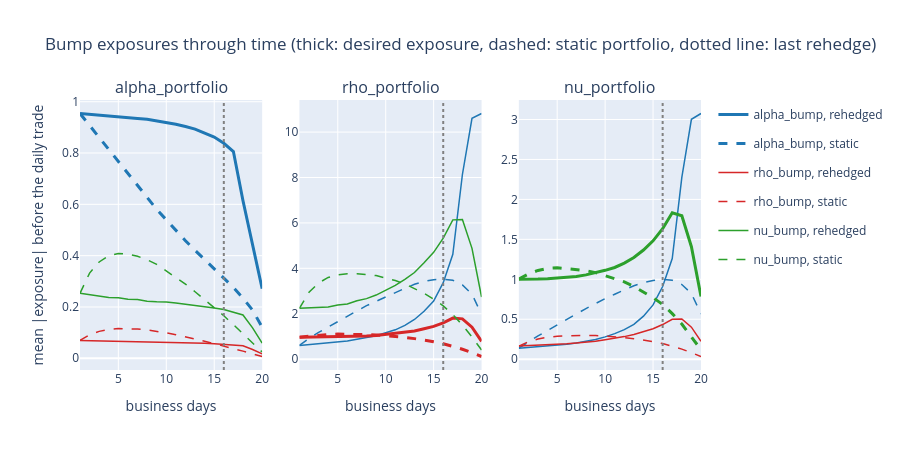
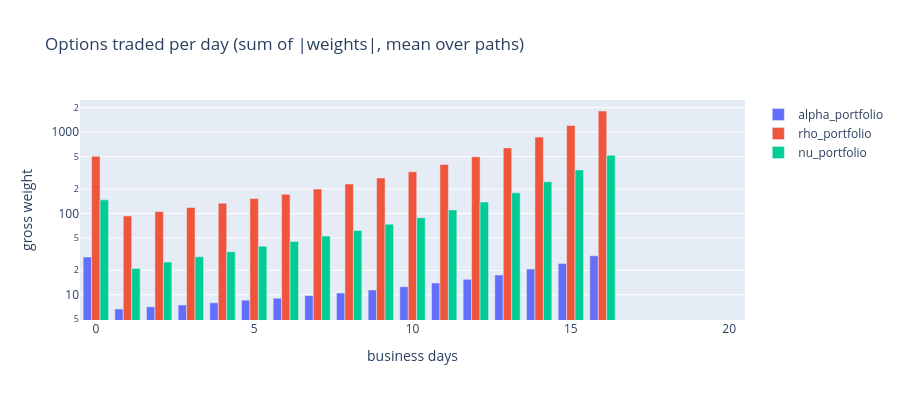

Notebook cell for these charts, in order:
### Code cell
# Realized = implied: static portfolios vs portfolios rehedged every day with the trading portfolio
static_pnl, static_exposures, _ = backtest_rehedged(rehedge=False)
rehedged_pnl, rehedged_exposures, gross_traded = backtest_rehedged()

display(pd.concat({
    "static": pd.DataFrame({"mean": static_pnl.mean(), "std_error": static_pnl.sem(), "std": static_pnl.std()}),
    "rehedged": pd.DataFrame({"mean": rehedged_pnl.mean(), "std_error": rehedged_pnl.sem(), "std": rehedged_pnl.std()}),
}, axis=1))

# Exposure of each book before the daily trade (mean over paths of the absolute value): the rehedged book only carries
# one day of drift on the two undesired bumps, the static book drifts freely
fig = make_subplots(rows=1, cols=3, subplot_titles=list(weights.columns), horizontal_spacing=0.06)
bump_colors = {"alpha": "#1f77b4", "rho": "#d62728", "nu": "#2ca02c"}
days = np.arange(n_steps)
for j, ptf in enumerate(weights.columns):
    for b, bump in enumerate(bump_names):
        own = ptf.startswith(bump)
        for label, exposures, dash in (("rehedged", rehedged_exposures, "solid"), ("static", static_exposures, "dash")):
            fig.add_trace(
                go.Scatter(
                    x=days[1:], y=exposures[1:, b, j], mode="lines", name=f"{bump}_bump, {label}",
                    legendgroup=f"{bump}{label}", showlegend=j == 0,
                    line=dict(color=bump_colors[bump], dash=dash, width=3 if own else 1.5),
                ),
                row=1, col=j + 1,
            )
    fig.add_vline(x=n_steps - last_rehedge_days_to_expiry, line_dash="dot", line_color="grey", row=1, col=j + 1)
fig.update_xaxes(title_text="business days")
fig.update_yaxes(title_text="mean |exposure| before the daily trade", col=1)
fig.update_layout(
    title="Bump exposures through time (thick: desired exposure, dashed: static portfolio, dotted line: last rehedge)", height=450,
)
fig.show()

# Size of the daily trades: sum of |weights| of the 3 options traded, mean over paths (day 0 = initial portfolio)
fig = go.Figure([go.Bar(x=gross_traded.index, y=gross_traded[ptf], name=ptf) for ptf in weights.columns])
fig.update_layout(title="Options traded per day (sum of |weights|, mean over paths)", xaxis_title="business days",
                  yaxis_title="gross weight", yaxis_type="log", barmode="group", height=400)
fig.show()

### Figure 1 — Plotly figure (JSON) as saved in the notebook; plotly's stock layout.template omitted (floating-point values rounded to 4 significant figures)
{"data": [{"legendgroup": "alpharehedged", "line": {"color": "#1f77b4", "dash": "solid", "width": 3}, "mode": "lines", "name": "alpha_bump, rehedged", "showlegend": true, "type": "scatter", "x": [1, 2, 3, 4, 5, 6, 7, 8, 9, 10, 11, 12, 13, 14, 15, 16, 17, 18, 19, 20], "xaxis": "x", "y": [0.9541, 0.9513, 0.9491, 0.9461, 0.9424, 0.9396, 0.935, 0.9314, 0.9257, 0.919, 0.912, 0.9032, 0.8934, 0.8775, 0.8624, 0.838, 0.8057, 0.614, 0.4376, 0.2711], "yaxis": "y"}, {"legendgroup": "alphastatic", "line": {"color": "#1f77b4", "dash": "dash", "width": 3}, "mode": "lines", "name": "alpha_bump, static", "showlegend": true, "type": "scatter", "x": [1, 2, 3, 4, 5, 6, 7, 8, 9, 10, 11, 12, 13, 14, 15, 16, 17, 18, 19, 20], "xaxis": "x", "y": [0.9541, 0.9072, 0.8608, 0.8135, 0.7662, 0.7187, 0.6733, 0.6266, 0.5805, 0.5397, 0.4975, 0.4583, 0.4212, 0.3841, 0.3479, 0.3123, 0.2762, 0.2346, 0.1879, 0.1209], "yaxis": "y"}, {"legendgroup": "rhorehedged", "line": {"color": "#d62728", "dash": "solid", "width": 1.5}, "mode": "lines", "name": "rho_bump, rehedged", "showlegend": true, "type": "scatter", "x": [1, 2, 3, 4, 5, 6, 7, 8, 9, 10, 11, 12, 13, 14, 15, 16, 17, 18, 19, 20], "xaxis": "x", "y": [0.06961, 0.0689, 0.06791, 0.06665, 0.0668, 0.0654, 0.06505, 0.06361, 0.06307, 0.06284, 0.06174, 0.06044, 0.05917, 0.0584, 0.05645, 0.05454, 0.05166, 0.04864, 0.03417, 0.01702], "yaxis": "y"}, {"legendgroup": "rhostatic", "line": {"color": "#d62728", "dash": "dash", "width": 1.5}, "mode": "lines", "name": "rho_bump, static", "showlegend": true, "type": "scatter", "x": [1, 2, 3, 4, 5, 6, 7, 8, 9, 10, 11, 12, 13, 14, 15, 16, 17, 18, 19, 20], "xaxis": "x", "y": [0.06961, 0.09197, 0.1048, 0.1125, 0.1157, 0.116, 0.114, 0.1106, 0.1058, 0.09893, 0.09188, 0.08392, 0.07514, 0.06607, 0.057, 0.04798, 0.03799, 0.02791, 0.01729, 0.006943], "yaxis": "y"}, {"legendgroup": "nurehedged", "line": {"color": "#2ca02c", "dash": "solid", "width": 1.5}, "mode": "lines", "name": "nu_bump, rehedged", "showlegend": true, "type": "scatter", "x": [1, 2, 3, 4, 5, 6, 7, 8, 9, 10, 11, 12, 13, 14, 15, 16, 17, 18, 19, 20], "xaxis": "x", "y": [0.2532, 0.2487, 0.2432, 0.2371, 0.2364, 0.2301, 0.2289, 0.2227, 0.2203, 0.2196, 0.2152, 0.2108, 0.2065, 0.2035, 0.1963, 0.1899, 0.1799, 0.1687, 0.1186, 0.05931], "yaxis": "y"}, {"legendgroup": "nustatic", "line": {"color": "#2ca02c", "dash": "dash", "width": 1.5}, "mode": "lines", "name": "nu_bump, static", "showlegend": true, "type": "scatter", "x": [1, 2, 3, 4, 5, 6, 7, 8, 9, 10, 11, 12, 13, 14, 15, 16, 17, 18, 19, 20], "xaxis": "x", "y": [0.2532, 0.332, 0.3754, 0.3998, 0.4082, 0.4063, 0.3975, 0.384, 0.3658, 0.3414, 0.3167, 0.2892, 0.2592, 0.2282, 0.1968, 0.1657, 0.1312, 0.09662, 0.05999, 0.02415], "yaxis": "y"}, {"legendgroup": "alpharehedged", "line": {"color": "#1f77b4", "dash": "solid", "width": 1.5}, "mode": "lines", "name": "alpha_bump, rehedged", "showlegend": false, "type": "scatter", "x": [1, 2, 3, 4, 5, 6, 7, 8, 9, 10, 11, 12, 13, 14, 15, 16, 17, 18, 19, 20], "xaxis": "x2", "y": [0.6036, 0.6437, 0.6659, 0.7015, 0.7533, 0.8014, 0.8735, 0.95, 1.033, 1.16, 1.29, 1.484, 1.747, 2.11, 2.557, 3.368, 4.617, 8.132, 10.6, 10.82], "yaxis": "y2"}, {"legendgroup": "alphastatic", "line": {"color": "#1f77b4", "dash": "dash", "width": 1.5}, "mode": "lines", "name": "alpha_bump, static", "showlegend": false, "type": "scatter", "x": [1, 2, 3, 4, 5, 6, 7, 8, 9, 10, 11, 12, 13, 14, 15, 16, 17, 18, 19, 20], "xaxis": "x2", "y": [0.6036, 0.913, 1.175, 1.419, 1.663, 1.893, 2.123, 2.355, 2.553, 2.757, 2.941, 3.118, 3.294, 3.418, 3.501, 3.52, 3.475, 3.27, 2.859, 1.968], "yaxis": "y2"}, {"legendgroup": "rhorehedged", "line": {"color": "#d62728", "dash": "solid", "width": 3}, "mode": "lines", "name": "rho_bump, rehedged", "showlegend": false, "type": "scatter", "x": [1, 2, 3, 4, 5, 6, 7, 8, 9, 10, 11, 12, 13, 14, 15, 16, 17, 18, 19, 20], "xaxis": "x2", "y": [0.9666, 0.9713, 0.9707, 0.9733, 0.9808, 0.9907, 1.009, 1.023, 1.046, 1.089, 1.125, 1.179, 1.238, 1.34, 1.441, 1.6, 1.806, 1.774, 1.406, 0.7854], "yaxis": "y2"}, {"legendgroup": "rhostatic", "line": {"color": "#d62728", "dash": "dash", "width": 3}, "mode": "lines", "name": "rho_bump, static", "showlegend": false, "type": "scatter", "x": [1, 2, 3, 4, 5, 6, 7, 8, 9, 10, 11, 12, 13, 14, 15, 16, 17, 18, 19, 20], "xaxis": "x2", "y": [0.9666, 1.017, 1.059, 1.087, 1.103, 1.104, 1.095, 1.079, 1.066, 1.034, 1.002, 0.9579, 0.9026, 0.8387, 0.7643, 0.6778, 0.5649, 0.435, 0.2809, 0.1156], "yaxis": "y2"}, {"legendgroup": "nurehedged", "line": {"color": "#2ca02c", "dash": "solid", "width": 1.5}, "mode": "lines", "name": "nu_bump, rehedged", "showlegend": false, "type": "scatter", "x": [1, 2, 3, 4, 5, 6, 7, 8, 9, 10, 11, 12, 13, 14, 15, 16, 17, 18, 19, 20], "xaxis": "x2", "y": [2.238, 2.248, 2.269, 2.294, 2.384, 2.432, 2.569, 2.665, 2.821, 3.039, 3.246, 3.509, 3.814, 4.248, 4.702, 5.332, 6.133, 6.145, 4.879, 2.736], "yaxis": "y2"}, {"legendgroup": "nustatic", "line": {"color": "#2ca02c", "dash": "dash", "width": 1.5}, "mode": "lines", "name": "nu_bump, static", "showlegend": false, "type": "scatter", "x": [1, 2, 3, 4, 5, 6, 7, 8, 9, 10, 11, 12, 13, 14, 15, 16, 17, 18, 19, 20], "xaxis": "x2", "y": [2.238, 2.944, 3.352, 3.599, 3.715, 3.757, 3.761, 3.729, 3.679, 3.567, 3.462, 3.311, 3.118, 2.897, 2.643, 2.347, 1.954, 1.507, 0.9749, 0.4022], "yaxis": "y2"}, {"legendgroup": "alpharehedged", "line": {"color": "#1f77b4", "dash": "solid", "width": 1.5}, "mode": "lines", "name": "alpha_bump, rehedged", "showlegend": false, "type": "scatter", "x": [1, 2, 3, 4, 5, 6, 7, 8, 9, 10, 11, 12, 13, 14, 15, 16, 17, 18, 19, 20], "xaxis": "x3", "y": [0.1383, 0.1473, 0.1531, 0.1638, 0.1735, 0.1871, 0.2042, 0.2244, 0.2465, 0.2798, 0.3198, 0.3703, 0.4359, 0.5389, 0.6796, 0.9093, 1.26, 2.276, 3.003, 3.075], "yaxis": "y3"}, {"legendgroup": "alphastatic", "line": {"color": "#1f77b4", "dash": "dash", "width": 1.5}, "mode": "lines", "name": "alpha_bump, static", "showlegend": false, "type": "scatter", "x": [1, 2, 3, 4, 5, 6, 7, 8, 9, 10, 11, 12, 13, 14, 15, 16, 17, 18, 19, 20], "xaxis": "x3", "y": [0.1383, 0.2186, 0.2919, 0.3595, 0.4311, 0.5001, 0.5666, 0.6337, 0.6974, 0.7592, 0.8133, 0.8677, 0.9193, 0.9598, 0.9858, 0.9976, 0.9894, 0.9347, 0.8219, 0.5667], "yaxis": "y3"}, {"legendgroup": "rhorehedged", "line": {"color": "#d62728", "dash": "solid", "width": 1.5}, "mode": "lines", "name": "rho_bump, rehedged", "showlegend": false, "type": "scatter", "x": [1, 2, 3, 4, 5, 6, 7, 8, 9, 10, 11, 12, 13, 14, 15, 16, 17, 18, 19, 20], "xaxis": "x3", "y": [0.1642, 0.1683, 0.1726, 0.1769, 0.1862, 0.1921, 0.2034, 0.2125, 0.2261, 0.2439, 0.2614, 0.2828, 0.3082, 0.3438, 0.3817, 0.4336, 0.4997, 0.5045, 0.4013, 0.2246], "yaxis": "y3"}, {"legendgroup": "rhostatic", "line": {"color": "#d62728", "dash": "dash", "width": 1.5}, "mode": "lines", "name": "rho_bump, static", "showlegend": false, "type": "scatter", "x": [1, 2, 3, 4, 5, 6, 7, 8, 9, 10, 11, 12, 13, 14, 15, 16, 17, 18, 19, 20], "xaxis": "x3", "y": [0.1642, 0.2191, 0.2528, 0.2749, 0.2873, 0.2936, 0.2967, 0.2972, 0.2957, 0.2887, 0.2821, 0.2714, 0.2569, 0.2398, 0.2197, 0.1958, 0.1637, 0.1264, 0.08197, 0.03385], "yaxis": "y3"}, {"legendgroup": "nurehedged", "line": {"color": "#2ca02c", "dash": "solid", "width": 3}, "mode": "lines", "name": "nu_bump, rehedged", "showlegend": false, "type": "scatter", "x": [1, 2, 3, 4, 5, 6, 7, 8, 9, 10, 11, 12, 13, 14, 15, 16, 17, 18, 19, 20], "xaxis": "x3", "y": [1.002, 0.9986, 1.003, 1.008, 1.018, 1.022, 1.036, 1.055, 1.08, 1.112, 1.148, 1.203, 1.274, 1.367, 1.482, 1.634, 1.833, 1.795, 1.408, 0.7853], "yaxis": "y3"}, {"legendgroup": "nustatic", "line": {"color": "#2ca02c", "dash": "dash", "width": 3}, "mode": "lines", "name": "nu_bump, static", "showlegend": false, "type": "scatter", "x": [1, 2, 3, 4, 5, 6, 7, 8, 9, 10, 11, 12, 13, 14, 15, 16, 17, 18, 19, 20], "xaxis": "x3", "y": [1.002, 1.068, 1.111, 1.137, 1.144, 1.136, 1.126, 1.11, 1.083, 1.047, 1.012, 0.9677, 0.9108, 0.8455, 0.7705, 0.6848, 0.5705, 0.4402, 0.2855, 0.118], "yaxis": "y3"}], "layout": {"annotations": [{"font": {"size": 16}, "showarrow": false, "text": "alpha_portfolio", "x": 0.1467, "xanchor": "center", "xref": "paper", "y": 1, "yanchor": "bottom", "yref": "paper"}, {"font": {"size": 16}, "showarrow": false, "text": "rho_portfolio", "x": 0.5, "xanchor": "center", "xref": "paper", "y": 1, "yanchor": "bottom", "yref": "paper"}, {"font": {"size": 16}, "showarrow": false, "text": "nu_portfolio", "x": 0.8533, "xanchor": "center", "xref": "paper", "y": 1, "yanchor": "bottom", "yref": "paper"}], "height": 450, "shapes": [{"line": {"color": "grey", "dash": "dot"}, "type": "line", "x0": 16, "x1": 16, "xref": "x", "y0": 0, "y1": 1, "yref": "y domain"}, {"line": {"color": "grey", "dash": "dot"}, "type": "line", "x0": 16, "x1": 16, "xref": "x2", "y0": 0, "y1": 1, "yref": "y2 domain"}, {"line": {"color": "grey", "dash": "dot"}, "type": "line", "x0": 16, "x1": 16, "xref": "x3", "y0": 0, "y1": 1, "yref": "y3 domain"}], "title": {"text": "Bump exposures through time (thick: desired exposure, dashed: static portfolio, dotted line: last rehedge)"}, "xaxis": {"anchor": "y", "domain": [0, 0.2933], "title": {"text": "business days"}}, "xaxis2": {"anchor": "y2", "domain": [0.3533, 0.6467], "title": {"text": "business days"}}, "xaxis3": {"anchor": "y3", "domain": [0.7067, 1], "title": {"text": "business days"}}, "yaxis": {"anchor": "x", "domain": [0, 1], "title": {"text": "mean |exposure| before the daily trade"}}, "yaxis2": {"anchor": "x2", "domain": [0, 1]}, "yaxis3": {"anchor": "x3", "domain": [0, 1]}}}

### Figure 2 — Plotly figure (JSON) as saved in the notebook; plotly's stock layout.template omitted (floating-point values rounded to 4 significant figures)
{"data": [{"name": "alpha_portfolio", "type": "bar", "x": [0, 1, 2, 3, 4, 5, 6, 7, 8, 9, 10, 11, 12, 13, 14, 15, 16, 17, 18, 19, 20], "y": [29.21, 6.694, 7.141, 7.512, 7.965, 8.6, 9.085, 9.81, 10.52, 11.47, 12.56, 13.96, 15.5, 17.54, 20.73, 24.35, 30.19, 0, 0, 0, 0]}, {"name": "rho_portfolio", "type": "bar", "x": [0, 1, 2, 3, 4, 5, 6, 7, 8, 9, 10, 11, 12, 13, 14, 15, 16, 17, 18, 19, 20], "y": [506.0, 93.21, 105.5, 118.7, 133.7, 153.0, 172.6, 200.1, 230.7, 273.8, 325.9, 400.0, 498.0, 640.9, 871.5, 1211.0, 1822.0, 0, 0, 0, 0]}, {"name": "nu_portfolio", "type": "bar", "x": [0, 1, 2, 3, 4, 5, 6, 7, 8, 9, 10, 11, 12, 13, 14, 15, 16, 17, 18, 19, 20], "y": [147.2, 21.13, 25.28, 29.34, 33.96, 39.52, 45.32, 52.73, 61.77, 74.0, 88.77, 110.4, 138.4, 179.5, 245.7, 343.8, 518.8, 0, 0, 0, 0]}], "layout": {"barmode": "group", "height": 400, "title": {"text": "Options traded per day (sum of |weights|, mean over paths)"}, "xaxis": {"title": {"text": "business days"}}, "yaxis": {"title": {"text": "gross weight"}, "type": "log"}}}
